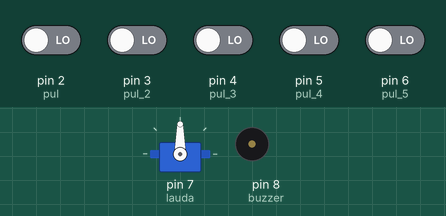
A sketch run on a simulated Arduino Uno, built with avr-gcc and run on an emulated ATmega328P. Shown: servo, buzzer (waves = sounding). Inputs (shaded band) come from the test bench; at power-on: pin 2 (pul), pin 3 (pul_2), pin 4 (pul_3), pin 5 (pul_4), pin 6 (pul_5) LOW.

Above: at 1.2 s.
1.3 s: pin 6 (pul_5) driven HIGH
At 2.1 s:
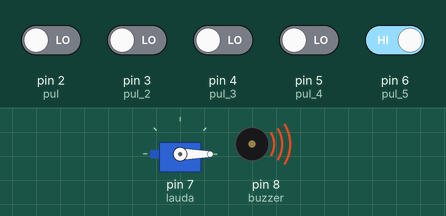
4.3 s: pin 2 (pul) driven HIGH
At 4.9 s:
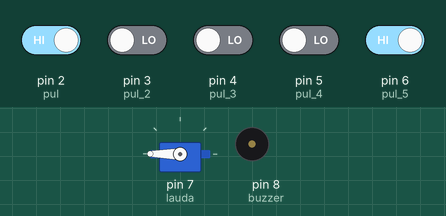
At 7.2 s:
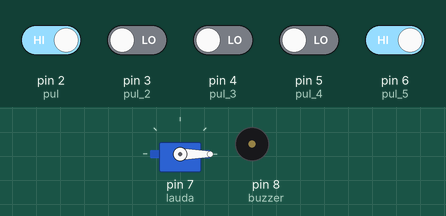
7.3 s: pin 3 (pul_2) driven HIGH
At 9.6 s:
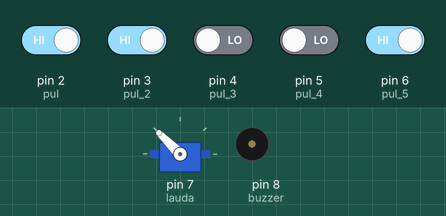
10.3 s: pin 5 (pul_4) driven HIGH
13.3 s: pin 2 (pul) driven LOW
16.3 s: pin 3 (pul_2) driven LOW
Timing chart, 0 to 20.3 s (numbered marks = the images above; inputs shaded):
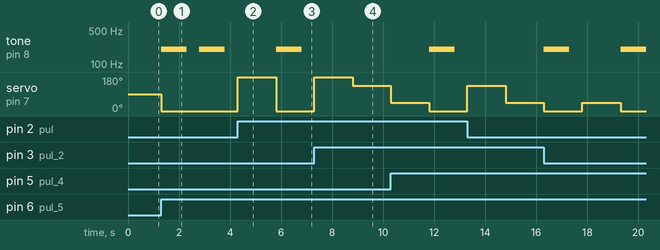

The sketch:

sketch_apr18a_copy_4.2.ino
```cpp
#include <Servo.h>
const int pul = 2;
const int pul_2 = 3;
const int pul_3 = 4;
const int pul_4 =5;
const int pul_5 =6;
const int buzzer = 8;
Servo lauda;
const int entrada_1;
const int entrada_2;
const int entrada_3;
const int entrada_4;
const int entrada_5;
#define entrada_1() pinMode(pul,INPUT)
#define entrada_2() pinMode(pul_2,INPUT)
#define entrada_3() pinMode(pul_3,INPUT)
#define entrada_4() pinMode(pul_4,INPUT)
#define entrada_5() pinMode(pul_5,INPUT)
#define bencendido() tone(buzzer,200.0, 1000)
#define bapagado() noTone(buzzer)
#define tiempo() delay(1500)
int L;
int A;
int U;
int D;
int O;
void setup() {
entrada_1();
entrada_2();
entrada_3();
entrada_4();
entrada_5();
lauda.attach(7);
bapagado();
bencendido();
}

void loop() {
  L = digitalRead(pul);
  if (L == 1) {
    lauda.write(180);
    tiempo();
  }else{
    bapagado();
  }

  int A = digitalRead(pul_2);
  if (A == HIGH) {
    lauda.write(135);
    tiempo();
  }else{
    bapagado();
  }

   U = digitalRead(pul_3);
  if (U ==HIGH) {
    lauda.write(90);
    tiempo();
  }else{
    bapagado();
  }

   D = digitalRead(pul_4);
  if (D == HIGH) {
    lauda.write(45);
    tiempo();
  }else{
    bapagado();
  }

   O = digitalRead(pul_5);
  if (O == HIGH) {
    bencendido();
    lauda.write(0);
    tiempo();
  }else{
    bapagado();
  }
}
```

Measured:
- after the input at 1.3 s, tone on pin 8 (buzzer): alternates 200 Hz for 1.0 s and silent for 0.50 s, starting at once; servo on pin 7 (lauda): 90° → 0° at once
- after the input at 4.3 s, servo on pin 7 (lauda): 0° → 180° at once, → 0° 1.5 s later
- after the input at 7.3 s, tone on pin 8 (buzzer): stays silent (without the input it goes to 200 Hz after 1.5 s)
